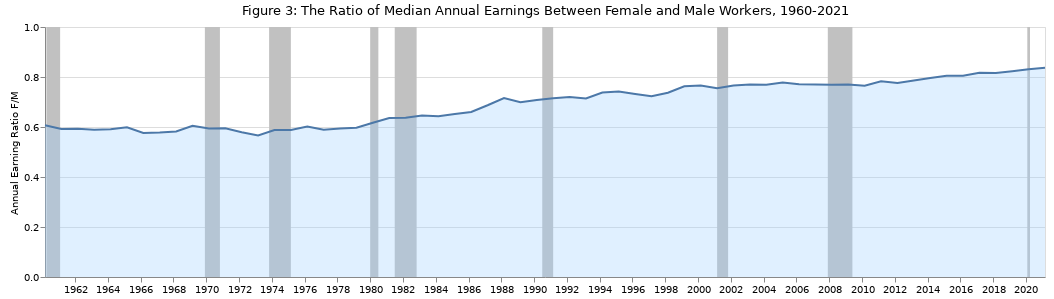

Source (notebook cell):
### Code cell
line = alt.Chart(df2).mark_area(color="#99CCFF", opacity=0.3, line=True
                               ).encode(alt.X("Date:T",
                                              axis=alt.Axis(title="", format="%Y", grid=False)),
                                        alt.Y("FTEARNI_F_M:Q",
                                              axis=alt.Axis(title="Annual Earning Ratio F/M"),
                                              scale=alt.Scale(domain=(0, 1)))
                               ).properties(title="Figure 3: The Ratio of Median Annual Earnings Between Female and Male Workers, 1960-2021")
rect = alt.Chart(bc).mark_rect(color="#C1C1C1"
                               ).encode(x="peak:T", x2="trough:T")
nearest = alt.selection(type="single", nearest=True, on="mouseover",
                        fields=["Date"], empty="none")
selectors = alt.Chart(df2).mark_point(
                                     ).encode(x="Date:T", opacity=alt.value(0)
                                     ).add_selection(nearest)
points = line.mark_point().encode(opacity=alt.condition(nearest, alt.value(1), alt.value(0)))
text1 = line.mark_text(align="center", dx=-40, dy=-35, size=11, font="DejaVu Sans"
                     ).encode(text=alt.condition(nearest, "label:N", alt.value(""))
                     ).transform_calculate(label="'Year: ' + datum.Year")
text2 = line.mark_text(align="center", dx=-40, dy=-15, size=11, font="DejaVu Sans"
                     ).encode(text=alt.condition(nearest, "label:N", alt.value(""))
                     ).transform_calculate(label="'F/M Ratio: ' + datum.FTEARNI_F_M")
rules = alt.Chart(df2).mark_rule(color="gray"
                                ).encode(x="Date:T"
                                ).transform_filter(nearest)
alt.layer(rect, line, selectors, points, rules, text1, text2
         ).properties(width=1000, height=250)

### Figure 1 — Vega-Lite specification as saved in the notebook (floating-point values rounded to 4 significant figures)
{"config": {"title": {"font": "DejaVu Sans", "fontWeight": 400, "fontSize": 13}, "axis": {"labelFont": "DejaVu Sans", "titleFont": "DejaVu Sans", "titleFontStyle": "light", "titleFontSize": 11}, "legend": {"labelFont": "DejaVu Sans", "titleFont": "DejaVu Sans"}}, "layer": [{"data": {"name": "data-18253704e5acbe352260ff9bc11b9c13"}, "mark": {"type": "rect", "color": "#C1C1C1"}, "encoding": {"x": {"field": "peak", "type": "temporal"}, "x2": {"field": "trough"}}}, {"data": {"name": "data-33d6a10c3cebcf7bce5c75a0fe1b50d4"}, "mark": {"type": "area", "color": "#99CCFF", "line": true, "opacity": 0.3}, "encoding": {"x": {"axis": {"format": "%Y", "grid": false, "title": ""}, "field": "Date", "type": "temporal"}, "y": {"axis": {"title": "Annual Earning Ratio F/M"}, "field": "FTEARNI_F_M", "scale": {"domain": [0, 1]}, "type": "quantitative"}}, "title": "Figure 3: The Ratio of Median Annual Earnings Between Female and Male Workers, 1960-2021"}, {"data": {"name": "data-33d6a10c3cebcf7bce5c75a0fe1b50d4"}, "mark": "point", "encoding": {"opacity": {"value": 0}, "x": {"field": "Date", "type": "temporal"}}, "selection": {"selector001": {"type": "single", "nearest": true, "on": "mouseover", "fields": ["Date"], "empty": "none"}}}, {"data": {"name": "data-33d6a10c3cebcf7bce5c75a0fe1b50d4"}, "mark": "point", "encoding": {"opacity": {"condition": {"value": 1, "selection": "selector001"}, "value": 0}, "x": {"axis": {"format": "%Y", "grid": false, "title": ""}, "field": "Date", "type": "temporal"}, "y": {"axis": {"title": "Annual Earning Ratio F/M"}, "field": "FTEARNI_F_M", "scale": {"domain": [0, 1]}, "type": "quantitative"}}, "title": "Figure 3: The Ratio of Median Annual Earnings Between Female and Male Workers, 1960-2021"}, {"data": {"name": "data-33d6a10c3cebcf7bce5c75a0fe1b50d4"}, "mark": {"type": "rule", "color": "gray"}, "encoding": {"x": {"field": "Date", "type": "temporal"}}, "transform": [{"filter": {"selection": "selector001"}}]}, {"data": {"name": "data-33d6a10c3cebcf7bce5c75a0fe1b50d4"}, "mark": {"type": "text", "align": "center", "dx": -40, "dy": -35, "font": "DejaVu Sans", "size": 11}, "encoding": {"text": {"condition": {"field": "label", "type": "nominal", "selection": "selector001"}, "value": ""}, "x": {"axis": {"format": "%Y", "grid": false, "title": ""}, "field": "Date", "type": "temporal"}, "y": {"axis": {"title": "Annual Earning Ratio F/M"}, "field": "FTEARNI_F_M", "scale": {"domain": [0, 1]}, "type": "quantitative"}}, "title": "Figure 3: The Ratio of Median Annual Earnings Between Female and Male Workers, 1960-2021", "transform": [{"calculate": "'Year: ' + datum.Year", "as": "label"}]}, {"data": {"name": "data-33d6a10c3cebcf7bce5c75a0fe1b50d4"}, "mark": {"type": "text", "align": "center", "dx": -40, "dy": -15, "font": "DejaVu Sans", "size": 11}, "encoding": {"text": {"condition": {"field": "label", "type": "nominal", "selection": "selector001"}, "value": ""}, "x": {"axis": {"format": "%Y", "grid": false, "title": ""}, "field": "Date", "type": "temporal"}, "y": {"axis": {"title": "Annual Earning Ratio F/M"}, "field": "FTEARNI_F_M", "scale": {"domain": [0, 1]}, "type": "quantitative"}}, "title": "Figure 3: The Ratio of Median Annual Earnings Between Female and Male Workers, 1960-2021", "transform": [{"calculate": "'F/M Ratio: ' + datum.FTEARNI_F_M", "as": "label"}]}], "height": 250, "width": 1000, "$schema": "https://vega.github.io/schema/vega-lite/v4.17.0.json", "datasets": {"data-18253704e5acbe352260ff9bc11b9c13": [{"peak": "1960-04-01T00:00:00", "trough": "1961-02-01T00:00:00"}, {"peak": "1969-12-01T00:00:00", "trough": "1970-11-01T00:00:00"}, {"peak": "1973-11-01T00:00:00", "trough": "1975-03-01T00:00:00"}, {"peak": "1980-01-01T00:00:00", "trough": "1980-07-01T00:00:00"}, {"peak": "1981-07-01T00:00:00", "trough": "1982-11-01T00:00:00"}, {"peak": "1990-07-01T00:00:00", "trough": "1991-03-01T00:00:00"}, {"peak": "2001-03-01T00:00:00", "trough": "2001-11-01T00:00:00"}, {"peak": "2007-12-01T00:00:00", "trough": "2009-06-01T00:00:00"}, {"peak": "2020-02-01T00:00:00", "trough": "2020-04-01T00:00:00"}], "data-33d6a10c3cebcf7bce5c75a0fe1b50d4": [{"Year": 2021, "NUM_TM": 88940.0, "MEDEARNI_TM": 50983, "MOE_TM": 222.0, "NUM_TF": 79100.0, "MEDEARNI_TF": 39201, "MOE_TF": 753.0, "NUM_FTM": 66370.0, "MEDEARNI_FTM": 61180, "MOE_FTM": 294.0, "NUM_FTF": 50990.0, "MEDEARNI_FTF": 51226, "MOE_FTF": 295.0, "FTEARNI_F_M": 0.837, "Month": 3, "Date": "2021-03-01T00:00:00"}, {"Year": 2020, "NUM_TM": 88640.0, "MEDEARNI_TM": 51446, "MOE_TM": 973.0, "NUM_TF": 79500.0, "MEDEARNI_TF": 37527, "MOE_TF": 319.0, "NUM_FTM": 60300.0, "MEDEARNI_FTM": 64217, "MOE_FTM": 296.0, "NUM_FTF": 46000.0, "MEDEARNI_FTF": 53387, "MOE_FTF": 290.0, "FTEARNI_F_M": 0.831, "Month": 3, "Date": "2020-03-01T00:00:00"}, {"Year": 2019, "NUM_TM": 89020.0, "MEDEARNI_TM": 51684, "MOE_TM": 871.0, "NUM_TF": 80780.0, "MEDEARNI_TF": 37967, "MOE_TF": 281.0, "NUM_FTM": 67120.0, "MEDEARNI_FTM": 60890, "MOE_FTM": 917.0, "NUM_FTF": 52040.0, "MEDEARNI_FTF": 50126, "MOE_FTF": 389.0, "FTEARNI_F_M": 0.823, "Month": 3, "Date": "2019-03-01T00:00:00"}, {"Year": 2018, "NUM_TM": 88120.0, "MEDEARNI_TM": 50432, "MOE_TM": 439.0, "NUM_TF": 79440.0, "MEDEARNI_TF": 35232, "MOE_TF": 745.0, "NUM_FTM": 67200.0, "MEDEARNI_FTM": 59657, "MOE_FTM": 512.0, "NUM_FTF": 50800.0, "MEDEARNI_FTF": 48658, "MOE_FTF": 525.0, "FTEARNI_F_M": 0.816, "Month": 3, "Date": "2018-03-01T00:00:00"}, {"Year": 2017, "NUM_TM": 88020.0, "MEDEARNI_TM": 49811, "MOE_TM": 745.0, "NUM_TF": 78290.0, "MEDEARNI_TF": 35244, "MOE_TF": 211.0, "NUM_FTM": 66500.0, "MEDEARNI_FTM": 57679, "MOE_FTM": 247.0, "NUM_FTF": 49230.0, "MEDEARNI_FTF": 47105, "MOE_FTF": 964.0, "FTEARNI_F_M": 0.817, "Month": 3, "Date": "2017-03-01T00:00:00"}, {"Year": 2016, "NUM_TM": 88100.0, "MEDEARNI_TM": 49083, "MOE_TM": 1356.0, "NUM_TF": 78200.0, "MEDEARNI_TF": 34937, "MOE_TF": 189.0, "NUM_FTM": 66380.0, "MEDEARNI_FTM": 57635, "MOE_FTM": 249.0, "NUM_FTF": 49290.0, "MEDEARNI_FTF": 46396, "MOE_FTF": 229.0, "FTEARNI_F_M": 0.805, "Month": 3, "Date": "2016-03-01T00:00:00"}, {"Year": 2015, "NUM_TM": 86890.0, "MEDEARNI_TM": 47668, "MOE_TM": 266.0, "NUM_TF": 77740.0, "MEDEARNI_TF": 34867, "MOE_TF": 228.0, "NUM_FTM": 64950.0, "MEDEARNI_FTM": 58303, "MOE_FTM": 238.0, "NUM_FTF": 48330.0, "MEDEARNI_FTF": 46916, "MOE_FTF": 277.0, "FTEARNI_F_M": 0.805, "Month": 3, "Date": "2015-03-01T00:00:00"}, {"Year": 2014, "NUM_TM": 86440.0, "MEDEARNI_TM": 47591, "MOE_TM": 263.0, "NUM_TF": 76970.0, "MEDEARNI_TF": 34589, "MOE_TF": 201.0, "NUM_FTM": 63890.0, "MEDEARNI_FTM": 58566, "MOE_FTM": 256.0, "NUM_FTF": 47210.0, "MEDEARNI_FTF": 46592, "MOE_FTF": 275.0, "FTEARNI_F_M": 0.796, "Month": 3, "Date": "2014-03-01T00:00:00"}, {"Year": 2013, "NUM_TM": 84490.0, "MEDEARNI_TM": 46553, "MOE_TM": 245.0, "NUM_TF": 75570.0, "MEDEARNI_TF": 32527, "MOE_TF": 543.0, "NUM_FTM": 62460.0, "MEDEARNI_FTM": 57717, "MOE_FTM": 249.0, "NUM_FTF": 46230.0, "MEDEARNI_FTF": 45388, "MOE_FTF": 822.0, "FTEARNI_F_M": 0.786, "Month": 3, "Date": "2013-03-01T00:00:00"}, {"Year": 2012, "NUM_TM": 83860.0, "MEDEARNI_TM": 46865, "MOE_TM": 581.0, "NUM_TF": 74820.0, "MEDEARNI_TF": 31908, "MOE_TF": 540.0, "NUM_FTM": 61240.0, "MEDEARNI_FTM": 58266, "MOE_FTM": 1088.0, "NUM_FTF": 44630.0, "MEDEARNI_FTF": 45192, "MOE_FTF": 1334.0, "FTEARNI_F_M": 0.776, "Month": 3, "Date": "2012-03-01T00:00:00"}, {"Year": 2011, "NUM_TM": 83560.0, "MEDEARNI_TM": 46486, "MOE_TM": 837.0, "NUM_TF": 74540.0, "MEDEARNI_TF": 32311, "MOE_TF": 698.0, "NUM_FTM": 60770.0, "MEDEARNI_FTM": 58287, "MOE_FTM": 471.0, "NUM_FTF": 45070.0, "MEDEARNI_FTF": 45616, "MOE_FTF": 696.0, "FTEARNI_F_M": 0.783, "Month": 3, "Date": "2011-03-01T00:00:00"}, {"Year": 2010, "NUM_TM": 83000.0, "MEDEARNI_TM": 44825, "MOE_TM": 805.0, "NUM_TF": 74190.0, "MEDEARNI_TF": 31780, "MOE_TF": 266.0, "NUM_FTM": 59010.0, "MEDEARNI_FTM": 58399, "MOE_FTM": 908.0, "NUM_FTF": 44040.0, "MEDEARNI_FTF": 44677, "MOE_FTF": 702.0, "FTEARNI_F_M": 0.765, "Month": 3, "Date": "2010-03-01T00:00:00"}, {"Year": 2009, "NUM_TM": 81370.0, "MEDEARNI_TM": 45080, "MOE_TM": 330.0, "NUM_TF": 73090.0, "MEDEARNI_TF": 32053, "MOE_TF": 262.0, "NUM_FTM": 57990.0, "MEDEARNI_FTM": 58192, "MOE_FTM": 941.0, "NUM_FTF": 43680.0, "MEDEARNI_FTF": 44811, "MOE_FTF": 306.0, "FTEARNI_F_M": 0.77, "Month": 3, "Date": "2009-03-01T00:00:00"}, {"Year": 2008, "NUM_TM": 80860.0, "MEDEARNI_TM": 45808, "MOE_TM": 326.0, "NUM_TF": 72720.0, "MEDEARNI_TF": 33005, "MOE_TF": 268.0, "NUM_FTM": 56280.0, "MEDEARNI_FTM": 59714, "MOE_FTM": 1002.0, "NUM_FTF": 43180.0, "MEDEARNI_FTF": 45937, "MOE_FTF": 299.0, "FTEARNI_F_M": 0.769, "Month": 3, "Date": "2008-03-01T00:00:00"}, {"Year": 2007, "NUM_TM": 81930.0, "MEDEARNI_TM": 45990, "MOE_TM": 246.0, "NUM_TF": 72970.0, "MEDEARNI_TF": 32950, "MOE_TF": 194.0, "NUM_FTM": 56050.0, "MEDEARNI_FTM": 59656, "MOE_FTM": 306.0, "NUM_FTF": 43220.0, "MEDEARNI_FTF": 45923, "MOE_FTF": 219.0, "FTEARNI_F_M": 0.77, "Month": 3, "Date": "2007-03-01T00:00:00"}, {"Year": 2006, "NUM_TM": 84040.0, "MEDEARNI_TM": 46129, "MOE_TM": 222.0, "NUM_TF": 74540.0, "MEDEARNI_TF": 32356, "MOE_TF": 201.0, "NUM_FTM": 59860.0, "MEDEARNI_FTM": 58490, "MOE_FTM": 301.0, "NUM_FTF": 44160.0, "MEDEARNI_FTF": 45091, "MOE_FTF": 220.0, "FTEARNI_F_M": 0.771, "Month": 3, "Date": "2006-03-01T00:00:00"}, {"Year": 2005, "NUM_TM": 84480.0, "MEDEARNI_TM": 47989, "MOE_TM": 228.0, "NUM_TF": 74300.0, "MEDEARNI_TF": 33898, "MOE_TF": 196.0, "NUM_FTM": 62980.0, "MEDEARNI_FTM": 59094, "MOE_FTM": 323.0, "NUM_FTF": 45610.0, "MEDEARNI_FTF": 45981, "MOE_FTF": 220.0, "FTEARNI_F_M": 0.778, "Month": 3, "Date": "2005-03-01T00:00:00"}, {"Year": 2004, "NUM_TM": 83930.0, "MEDEARNI_TM": 48331, "MOE_TM": 237.0, "NUM_TF": 73680.0, "MEDEARNI_TF": 32957, "MOE_TF": 339.0, "NUM_FTM": 63060.0, "MEDEARNI_FTM": 56928, "MOE_FTM": 195.0, "NUM_FTF": 44660.0, "MEDEARNI_FTF": 43800, "MOE_FTF": 410.0, "FTEARNI_F_M": 0.769, "Month": 3, "Date": "2004-03-01T00:00:00"}, {"Year": 2003, "NUM_TM": 82930.0, "MEDEARNI_TM": 47770, "MOE_TM": 643.0, "NUM_TF": 72480.0, "MEDEARNI_TF": 32090, "MOE_TF": 327.0, "NUM_FTM": 61500.0, "MEDEARNI_FTM": 57557, "MOE_FTM": 206.0, "NUM_FTF": 43350.0, "MEDEARNI_FTF": 44306, "MOE_FTF": 185.0, "FTEARNI_F_M": 0.77, "Month": 3, "Date": "2003-03-01T00:00:00"}, {"Year": 2002, "NUM_TM": 81450.0, "MEDEARNI_TM": 46705, "MOE_TM": 381.0, "NUM_TF": 71930.0, "MEDEARNI_TF": 32001, "MOE_TF": 187.0, "NUM_FTM": 60090.0, "MEDEARNI_FTM": 58658, "MOE_FTM": 213.0, "NUM_FTF": 42380.0, "MEDEARNI_FTF": 44918, "MOE_FTF": 187.0, "FTEARNI_F_M": 0.766, "Month": 3, "Date": "2002-03-01T00:00:00"}, {"Year": 2001, "NUM_TM": 80510.0, "MEDEARNI_TM": 47325, "MOE_TM": 192.0, "NUM_TF": 71370.0, "MEDEARNI_TF": 32493, "MOE_TF": 197.0, "NUM_FTM": 58770.0, "MEDEARNI_FTM": 60054, "MOE_FTM": 219.0, "NUM_FTF": 41910.0, "MEDEARNI_FTF": 45370, "MOE_FTF": 202.0, "FTEARNI_F_M": 0.755, "Month": 3, "Date": "2001-03-01T00:00:00"}, {"Year": 2000, "NUM_TM": 80500.0, "MEDEARNI_TM": 47794, "MOE_TM": 204.0, "NUM_TF": 71410.0, "MEDEARNI_TF": 32362, "MOE_TF": 186.0, "NUM_FTM": 58760.0, "MEDEARNI_FTM": 59546, "MOE_FTM": 606.0, "NUM_FTF": 41880.0, "MEDEARNI_FTF": 45613, "MOE_FTF": 199.0, "FTEARNI_F_M": 0.766, "Month": 3, "Date": "2000-03-01T00:00:00"}, {"Year": 1999, "NUM_TM": 80210.0, "MEDEARNI_TM": 48113, "MOE_TM": 199.0, "NUM_TF": 71230.0, "MEDEARNI_TF": 31986, "MOE_TF": 199.0, "NUM_FTM": 58710.0, "MEDEARNI_FTM": 58715, "MOE_FTM": 651.0, "NUM_FTF": 41640.0, "MEDEARNI_FTF": 44817, "MOE_FTF": 416.0, "FTEARNI_F_M": 0.763, "Month": 3, "Date": "1999-03-01T00:00:00"}, {"Year": 1998, "NUM_TM": 80490.0, "MEDEARNI_TM": 48831, "MOE_TM": 202.0, "NUM_TF": 71660.0, "MEDEARNI_TF": 31975, "MOE_TF": 200.0, "NUM_FTM": 59600.0, "MEDEARNI_FTM": 58772, "MOE_FTM": 262.0, "NUM_FTF": 41720.0, "MEDEARNI_FTF": 43327, "MOE_FTF": 265.0, "FTEARNI_F_M": 0.737, "Month": 3, "Date": "1998-03-01T00:00:00"}, {"Year": 1997, "NUM_TM": 79320.0, "MEDEARNI_TM": 49066, "MOE_TM": 389.0, "NUM_TF": 71050.0, "MEDEARNI_TF": 30080, "MOE_TF": 435.0, "NUM_FTM": 58300.0, "MEDEARNI_FTM": 59362, "MOE_FTM": 365.0, "NUM_FTF": 40870.0, "MEDEARNI_FTF": 42928, "MOE_FTF": 303.0, "FTEARNI_F_M": 0.723, "Month": 3, "Date": "1997-03-01T00:00:00"}, {"Year": 1996, "NUM_TM": 77300.0, "MEDEARNI_TM": 47905, "MOE_TM": 639.0, "NUM_TF": 68850.0, "MEDEARNI_TF": 29514, "MOE_TF": 441.0, "NUM_FTM": 56950.0, "MEDEARNI_FTM": 58884, "MOE_FTM": 364.0, "NUM_FTF": 38780.0, "MEDEARNI_FTF": 43085, "MOE_FTF": 323.0, "FTEARNI_F_M": 0.732, "Month": 3, "Date": "1996-03-01T00:00:00"}, {"Year": 1995, "NUM_TM": 76690.0, "MEDEARNI_TM": 45325, "MOE_TM": 339.0, "NUM_TF": 67740.0, "MEDEARNI_TF": 28225, "MOE_TF": 300.0, "NUM_FTM": 54910.0, "MEDEARNI_FTM": 56860, "MOE_FTM": 892.0, "NUM_FTF": 37680.0, "MEDEARNI_FTF": 42168, "MOE_FTF": 431.0, "FTEARNI_F_M": 0.742, "Month": 3, "Date": "1995-03-01T00:00:00"}, {"Year": 1994, "NUM_TM": 76120.0, "MEDEARNI_TM": 44480, "MOE_TM": 349.0, "NUM_TF": 66660.0, "MEDEARNI_TF": 27649, "MOE_TF": 309.0, "NUM_FTM": 53790.0, "MEDEARNI_FTM": 55449, "MOE_FTM": 326.0, "NUM_FTF": 36430.0, "MEDEARNI_FTF": 40901, "MOE_FTF": 471.0, "FTEARNI_F_M": 0.738, "Month": 3, "Date": "1994-03-01T00:00:00"}, {"Year": 1993, "NUM_TM": 74620.0, "MEDEARNI_TM": 44306, "MOE_TM": 460.0, "NUM_TF": 65560.0, "MEDEARNI_TF": 27135, "MOE_TF": 297.0, "NUM_FTM": 52670.0, "MEDEARNI_FTM": 55779, "MOE_FTM": 335.0, "NUM_FTF": 35480.0, "MEDEARNI_FTF": 39842, "MOE_FTF": 399.0, "FTEARNI_F_M": 0.714, "Month": 3, "Date": "1993-03-01T00:00:00"}, {"Year": 1992, "NUM_TM": 74260.0, "MEDEARNI_TM": 42903, "MOE_TM": 552.0, "NUM_TF": 64710.0, "MEDEARNI_TF": 25977, "MOE_TF": 391.0, "NUM_FTM": 51580.0, "MEDEARNI_FTM": 55958, "MOE_FTM": 370.0, "NUM_FTF": 34160.0, "MEDEARNI_FTF": 40272, "MOE_FTF": 328.0, "FTEARNI_F_M": 0.72, "Month": 3, "Date": "1992-03-01T00:00:00"}, {"Year": 1991, "NUM_TM": 73200.0, "MEDEARNI_TM": 41553, "MOE_TM": 399.0, "NUM_TF": 63660.0, "MEDEARNI_TF": 25729, "MOE_TF": 414.0, "NUM_FTM": 49820.0, "MEDEARNI_FTM": 56299, "MOE_FTM": 356.0, "NUM_FTF": 33520.0, "MEDEARNI_FTF": 40265, "MOE_FTF": 292.0, "FTEARNI_F_M": 0.715, "Month": 3, "Date": "1991-03-01T00:00:00"}, {"Year": 1990, "NUM_TM": 73120.0, "MEDEARNI_TM": 41576, "MOE_TM": 359.0, "NUM_TF": 62410.0, "MEDEARNI_TF": 25677, "MOE_TF": 418.0, "NUM_FTM": 48550.0, "MEDEARNI_FTM": 57320, "MOE_FTM": 356.0, "NUM_FTF": 33240.0, "MEDEARNI_FTF": 40574, "MOE_FTF": 318.0, "FTEARNI_F_M": 0.708, "Month": 3, "Date": "1990-03-01T00:00:00"}, {"Year": 1989, "NUM_TM": 72040.0, "MEDEARNI_TM": 42520, "MOE_TM": 352.0, "NUM_TF": 61800.0, "MEDEARNI_TF": 25064, "MOE_TF": 400.0, "NUM_FTM": 47890.0, "MEDEARNI_FTM": 57235, "MOE_FTM": 707.0, "NUM_FTF": 32440.0, "MEDEARNI_FTF": 39984, "MOE_FTF": 314.0, "FTEARNI_F_M": 0.699, "Month": 3, "Date": "1989-03-01T00:00:00"}, {"Year": 1988, "NUM_TM": 72350.0, "MEDEARNI_TM": 43392, "MOE_TM": 338.0, "NUM_TF": 61730.0, "MEDEARNI_TF": 24698, "MOE_TF": 265.0, "NUM_FTM": 49170.0, "MEDEARNI_FTM": 55804, "MOE_FTM": 687.0, "NUM_FTF": 31680.0, "MEDEARNI_FTF": 39965, "MOE_FTF": 421.0, "FTEARNI_F_M": 0.716, "Month": 3, "Date": "1988-03-01T00:00:00"}, {"Year": 1987, "NUM_TM": 72040.0, "MEDEARNI_TM": 45223, "MOE_TM": 362.0, "NUM_TF": 61340.0, "MEDEARNI_TF": 24829, "MOE_TF": 271.0, "NUM_FTM": 49680.0, "MEDEARNI_FTM": 57821, "MOE_FTM": 390.0, "NUM_FTF": 31340.0, "MEDEARNI_FTF": 39707, "MOE_FTF": 438.0, "FTEARNI_F_M": 0.687, "Month": 3, "Date": "1987-03-01T00:00:00"}, {"Year": 1986, "NUM_TM": 70470.0, "MEDEARNI_TM": 45513, "MOE_TM": 410.0, "NUM_TF": 60660.0, "MEDEARNI_TF": 24501, "MOE_TF": 287.0, "NUM_FTM": 48280.0, "MEDEARNI_FTM": 58859, "MOE_FTM": 425.0, "NUM_FTF": 31240.0, "MEDEARNI_FTF": 38875, "MOE_FTF": 458.0, "FTEARNI_F_M": 0.66, "Month": 3, "Date": "1986-03-01T00:00:00"}, {"Year": 1985, "NUM_TM": 69540.0, "MEDEARNI_TM": 45340, "MOE_TM": 546.0, "NUM_TF": 59360.0, "MEDEARNI_TF": 24295, "MOE_TF": 263.0, "NUM_FTM": 47010.0, "MEDEARNI_FTM": 59360, "MOE_FTM": 406.0, "NUM_FTF": 29910.0, "MEDEARNI_FTF": 38690, "MOE_FTF": 297.0, "FTEARNI_F_M": 0.652, "Month": 3, "Date": "1985-03-01T00:00:00"}, {"Year": 1984, "NUM_TM": 68730.0, "MEDEARNI_TM": 44449, "MOE_TM": 541.0, "NUM_TF": 57690.0, "MEDEARNI_TF": 23703, "MOE_TF": 323.0, "NUM_FTM": 45910.0, "MEDEARNI_FTM": 59770, "MOE_FTM": 420.0, "NUM_FTF": 28420.0, "MEDEARNI_FTF": 38414, "MOE_FTF": 331.0, "FTEARNI_F_M": 0.643, "Month": 3, "Date": "1984-03-01T00:00:00"}, {"Year": 1983, "NUM_TM": 67810.0, "MEDEARNI_TM": 42811, "MOE_TM": 535.0, "NUM_TF": 56300.0, "MEDEARNI_TF": 22462, "MOE_TF": 372.0, "NUM_FTM": 44940.0, "MEDEARNI_FTM": 58261, "MOE_FTM": 559.0, "NUM_FTF": 27380.0, "MEDEARNI_FTF": 37622, "MOE_FTF": 325.0, "FTEARNI_F_M": 0.646, "Month": 3, "Date": "1983-03-01T00:00:00"}, {"Year": 1982, "NUM_TM": 66450.0, "MEDEARNI_TM": 42406, "MOE_TM": 389.0, "NUM_TF": 55230.0, "MEDEARNI_TF": 21606, "MOE_TF": 344.0, "NUM_FTM": 43810.0, "MEDEARNI_FTM": 57828, "MOE_FTM": 488.0, "NUM_FTF": 26470.0, "MEDEARNI_FTF": 36812, "MOE_FTF": 356.0, "FTEARNI_F_M": 0.637, "Month": 3, "Date": "1982-03-01T00:00:00"}, {"Year": 1981, "NUM_TM": 65140.0, "MEDEARNI_TM": 41695, "MOE_TM": 376.0, "NUM_TF": 53110.0, "MEDEARNI_TF": 21351, "MOE_TF": 256.0, "NUM_FTM": 41530.0, "MEDEARNI_FTM": 56765, "MOE_FTM": 427.0, "NUM_FTF": 25170.0, "MEDEARNI_FTF": 36099, "MOE_FTF": 363.0, "FTEARNI_F_M": 0.636, "Month": 3, "Date": "1981-03-01T00:00:00"}, {"Year": 1980, "NUM_TM": 64730.0, "MEDEARNI_TM": 41585, "MOE_TM": 387.0, "NUM_TF": 51820.0, "MEDEARNI_TF": 20791, "MOE_TF": 249.0, "NUM_FTM": 40100.0, "MEDEARNI_FTM": 57015, "MOE_FTM": 396.0, "NUM_FTF": 23700.0, "MEDEARNI_FTF": 35204, "MOE_FTF": 392.0, "FTEARNI_F_M": 0.617, "Month": 3, "Date": "1980-03-01T00:00:00"}, {"Year": 1979, "NUM_TM": 64650.0, "MEDEARNI_TM": 45199, "MOE_TM": 500.0, "NUM_TF": 50900.0, "MEDEARNI_TF": 20865, "MOE_TF": 293.0, "NUM_FTM": 42440.0, "MEDEARNI_FTM": 59393, "MOE_FTM": 385.0, "NUM_FTF": 22080.0, "MEDEARNI_FTF": 35435, "MOE_FTF": 299.0, "FTEARNI_F_M": 0.597, "Month": 3, "Date": "1979-03-01T00:00:00"}, {"Year": 1978, "NUM_TM": 62900.0, "MEDEARNI_TM": 46370, "MOE_TM": 371.0, "NUM_TF": 48400.0, "MEDEARNI_TF": 20061, "MOE_TF": 302.0, "NUM_FTM": 41040.0, "MEDEARNI_FTM": 60118, "MOE_FTM": 339.0, "NUM_FTF": 20910.0, "MEDEARNI_FTF": 35734, "MOE_FTF": 327.0, "FTEARNI_F_M": 0.594, "Month": 3, "Date": "1978-03-01T00:00:00"}, {"Year": 1977, "NUM_TM": 61700.0, "MEDEARNI_TM": 45074, "MOE_TM": 383.0, "NUM_TF": 46190.0, "MEDEARNI_TF": 19088, "MOE_TF": 275.0, "NUM_FTM": 39260.0, "MEDEARNI_FTM": 59732, "MOE_FTM": 464.0, "NUM_FTF": 19240.0, "MEDEARNI_FTF": 35195, "MOE_FTF": 262.0, "FTEARNI_F_M": 0.589, "Month": 3, "Date": "1977-03-01T00:00:00"}, {"Year": 1976, "NUM_TM": 60450.0, "MEDEARNI_TM": 44724, "MOE_TM": 336.0, "NUM_TF": 44560.0, "MEDEARNI_TF": 18652, "MOE_TF": 286.0, "NUM_FTM": 38180.0, "MEDEARNI_FTM": 58417, "MOE_FTM": 379.0, "NUM_FTF": 18070.0, "MEDEARNI_FTF": 35163, "MOE_FTF": 286.0, "FTEARNI_F_M": 0.602, "Month": 3, "Date": "1976-03-01T00:00:00"}, {"Year": 1975, "NUM_TM": 59270.0, "MEDEARNI_TM": 44418, "MOE_TM": 393.0, "NUM_TF": 42930.0, "MEDEARNI_TF": 18150, "MOE_TF": 317.0, "NUM_FTM": 37270.0, "MEDEARNI_FTM": 58578, "MOE_FTM": 378.0, "NUM_FTF": 17450.0, "MEDEARNI_FTF": 34454, "MOE_FTF": 287.0, "FTEARNI_F_M": 0.588, "Month": 3, "Date": "1975-03-01T00:00:00"}, {"Year": 1974, "NUM_TM": 59870.0, "MEDEARNI_TM": 45321, "MOE_TM": null, "NUM_TF": 42850.0, "MEDEARNI_TF": 17704, "MOE_TF": null, "NUM_FTM": 37920.0, "MEDEARNI_FTM": 58946, "MOE_FTM": 417.0, "NUM_FTF": 16940.0, "MEDEARNI_FTF": 34633, "MOE_FTF": 278.0, "FTEARNI_F_M": 0.588, "Month": 3, "Date": "1974-03-01T00:00:00"}, {"Year": 1973, "NUM_TM": 59440.0, "MEDEARNI_TM": 47454, "MOE_TM": null, "NUM_TF": 41580.0, "MEDEARNI_TF": 17862, "MOE_TF": null, "NUM_FTM": 39580.0, "MEDEARNI_FTM": 61140, "MOE_FTM": null, "NUM_FTF": 17200.0, "MEDEARNI_FTF": 34626, "MOE_FTF": null, "FTEARNI_F_M": 0.566, "Month": 3, "Date": "1973-03-01T00:00:00"}, {"Year": 1972, "NUM_TM": 57770.0, "MEDEARNI_TM": 46411, "MOE_TM": null, "NUM_TF": 39470.0, "MEDEARNI_TF": 18481, "MOE_TF": null, "NUM_FTM": 38180.0, "MEDEARNI_FTM": 59252, "MOE_FTM": null, "NUM_FTF": 16680.0, "MEDEARNI_FTF": 34284, "MOE_FTF": null, "FTEARNI_F_M": 0.579, "Month": 3, "Date": "1972-03-01T00:00:00"}, {"Year": 1971, "NUM_TM": 56890.0, "MEDEARNI_TM": 44195, "MOE_TM": null, "NUM_TF": 38480.0, "MEDEARNI_TF": 17862, "MOE_TF": null, "NUM_FTM": 36820.0, "MEDEARNI_FTM": 56225, "MOE_FTM": null, "NUM_FTF": 16000.0, "MEDEARNI_FTF": 33457, "MOE_FTF": null, "FTEARNI_F_M": 0.595, "Month": 3, "Date": "1971-03-01T00:00:00"}, {"Year": 1970, "NUM_TM": 55820.0, "MEDEARNI_TM": 44658, "MOE_TM": null, "NUM_TF": 38270.0, "MEDEARNI_TF": 17046, "MOE_TF": null, "NUM_FTM": 36130.0, "MEDEARNI_FTM": 55985, "MOE_FTM": null, "NUM_FTF": 15480.0, "MEDEARNI_FTF": 33238, "MOE_FTF": null, "FTEARNI_F_M": 0.594, "Month": 3, "Date": "1970-03-01T00:00:00"}, {"Year": 1969, "NUM_TM": 55270.0, "MEDEARNI_TM": 45200, "MOE_TM": null, "NUM_TF": 37740.0, "MEDEARNI_TF": 16799, "MOE_TF": null, "NUM_FTM": 37010.0, "MEDEARNI_FTM": 53901, "MOE_FTM": null, "NUM_FTF": 15370.0, "MEDEARNI_FTF": 32608, "MOE_FTF": null, "FTEARNI_F_M": 0.605, "Month": 3, "Date": "1969-03-01T00:00:00"}, {"Year": 1968, "NUM_TM": 54030.0, "MEDEARNI_TM": 44088, "MOE_TM": null, "NUM_TF": 35700.0, "MEDEARNI_TF": 17192, "MOE_TF": null, "NUM_FTM": 37070.0, "MEDEARNI_FTM": 52452, "MOE_FTM": null, "NUM_FTF": 15010.0, "MEDEARNI_FTF": 30503, "MOE_FTF": null, "FTEARNI_F_M": 0.582, "Month": 3, "Date": "1968-03-01T00:00:00"}, {"Year": 1967, "NUM_TM": 53220.0, "MEDEARNI_TM": 42816, "MOE_TM": null, "NUM_TF": 34390.0, "MEDEARNI_TF": 16721, "MOE_TF": null, "NUM_FTM": 36640.0, "MEDEARNI_FTM": 51081, "MOE_FTM": null, "NUM_FTF": 14850.0, "MEDEARNI_FTF": 29516, "MOE_FTF": null, "FTEARNI_F_M": 0.578, "Month": 3, "Date": "1967-03-01T00:00:00"}, {"Year": 1966, "NUM_TM": null, "MEDEARNI_TM": 43296, "MOE_TM": null, "NUM_TF": null, "MEDEARNI_TF": 17339, "MOE_TF": null, "NUM_FTM": null, "MEDEARNI_FTM": 50286, "MOE_FTM": null, "NUM_FTF": null, "MEDEARNI_FTF": 28942, "MOE_FTF": null, "FTEARNI_F_M": 0.576, "Month": 3, "Date": "1966-03-01T00:00:00"}, {"Year": 1965, "NUM_TM": null, "MEDEARNI_TM": 40760, "MOE_TM": null, "NUM_TF": null, "MEDEARNI_TF": 17491, "MOE_TF": null, "NUM_FTM": null, "MEDEARNI_FTM": 48182, "MOE_FTM": null, "NUM_FTF": null, "MEDEARNI_FTF": 28873, "MOE_FTF": null, "FTEARNI_F_M": 0.599, "Month": 3, "Date": "1965-03-01T00:00:00"}, {"Year": 1964, "NUM_TM": null, "MEDEARNI_TM": 40367, "MOE_TM": null, "NUM_TF": null, "MEDEARNI_TF": 16389, "MOE_TF": null, "NUM_FTM": null, "MEDEARNI_FTM": 47505, "MOE_FTM": null, "NUM_FTF": null, "MEDEARNI_FTF": 28098, "MOE_FTF": null, "FTEARNI_F_M": 0.591, "Month": 3, "Date": "1964-03-01T00:00:00"}, {"Year": 1963, "NUM_TM": null, "MEDEARNI_TM": 42943, "MOE_TM": null, "NUM_TF": null, "MEDEARNI_TF": 15781, "MOE_TF": null, "NUM_FTM": null, "MEDEARNI_FTM": 46421, "MOE_FTM": null, "NUM_FTF": null, "MEDEARNI_FTF": 27363, "MOE_FTF": null, "FTEARNI_F_M": 0.589, "Month": 3, "Date": "1963-03-01T00:00:00"}, {"Year": 1962, "NUM_TM": null, "MEDEARNI_TM": 38672, "MOE_TM": null, "NUM_TF": null, "MEDEARNI_TF": 15441, "MOE_TF": null, "NUM_FTM": null, "MEDEARNI_FTM": 45283, "MOE_FTM": null, "NUM_FTF": null, "MEDEARNI_FTF": 26852, "MOE_FTF": null, "FTEARNI_F_M": 0.593, "Month": 3, "Date": "1962-03-01T00:00:00"}, {"Year": 1961, "NUM_TM": null, "MEDEARNI_TM": 37484, "MOE_TM": null, "NUM_TF": null, "MEDEARNI_TF": 14871, "MOE_TF": null, "NUM_FTM": null, "MEDEARNI_FTM": 44470, "MOE_FTM": null, "NUM_FTF": null, "MEDEARNI_FTF": 26348, "MOE_FTF": null, "FTEARNI_F_M": 0.592, "Month": 3, "Date": "1961-03-01T00:00:00"}, {"Year": 1960, "NUM_TM": null, "MEDEARNI_TM": 36127, "MOE_TM": null, "NUM_TF": null, "MEDEARNI_TF": 14684, "MOE_TF": null, "NUM_FTM": null, "MEDEARNI_FTM": 43095, "MOE_FTM": null, "NUM_FTF": null, "MEDEARNI_FTF": 26148, "MOE_FTF": null, "FTEARNI_F_M": 0.607, "Month": 3, "Date": "1960-03-01T00:00:00"}]}}
